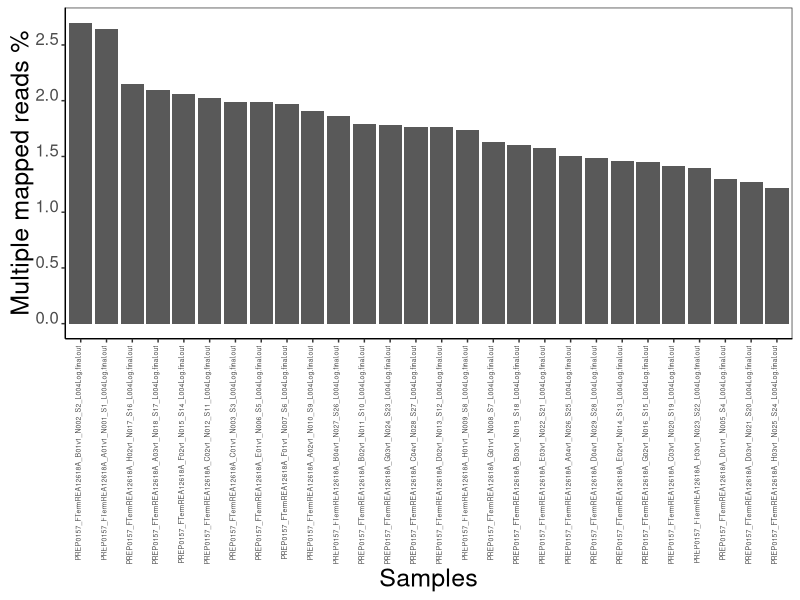

The R script that drew this image:
library(ggplot2)
library(scales)
library(tidyverse)
setwd <-("/home/flavia/Desktop/")
CN <- read.table("WTSH-uniq-map.txt", header=F,stringsAsFactors = F)
#
CN$V2 <-as.numeric(CN$V2)
CN$V1 <-as.factor(CN$V1)
#
sample<-c(1:(nrow(CN)))
ordered <- CN[order(CN$V2),]

p<- ggplot(ordered,aes(y=V2, x=reorder(V1, -V2))) +
  geom_bar(stat="identity") +
  labs(x="Samples", y = "Uniquely mapped reads %")+ theme_bw() +
  theme(axis.text.x=element_text(size = 5, angle = 090, hjust = 1, vjust = 0, face = "plain"), axis.line = element_line(colour = "black"),
        axis.text.y = element_text(size = 12, angle = 0, hjust = 1, vjust = 0, face = "plain"), 
        axis.title.y = element_text(size = 18, angle = 90, hjust = .5, vjust = .5, face = "plain"), 
        axis.title=element_text(size=18),
        panel.grid.major = element_blank(),
        panel.grid.minor = element_blank(),
        panel.background = element_blank())+ scale_y_continuous(breaks = scales::pretty_breaks(n = 10))

#
#ggsave(plot=p,"Uniq-mapped-reads-jays.eps",device=cairo_ps)
#
CN <- read.table("WTSH-multiple-map.txt", header=F,stringsAsFactors = F)
#
CN$V2 <-as.numeric(CN$V2)
CN$V1 <-as.factor(CN$V1)
#
sample<-c(1:(nrow(CN)))
ordered <- CN[order(CN$V2),]
p<- ggplot(ordered,aes(y=V2, x=reorder(V1, -V2))) +
  geom_bar(stat="identity") +
  labs(x="Samples", y = "Multiple mapped reads %")+ theme_bw() +
  theme(axis.text.x=element_text(size = 5, angle = 090, hjust = 1, vjust = 0, face = "plain"), axis.line = element_line(colour = "black"),
        axis.text.y = element_text(size = 12, angle = 0, hjust = 1, vjust = 0, face = "plain"), 
        axis.title.y = element_text(size = 18, angle = 90, hjust = .5, vjust = .5, face = "plain"), 
        axis.title=element_text(size=18),
        panel.grid.major = element_blank(),
        panel.grid.minor = element_blank(),
        panel.background = element_blank())+ scale_y_continuous(breaks = scales::pretty_breaks(n = 10))
